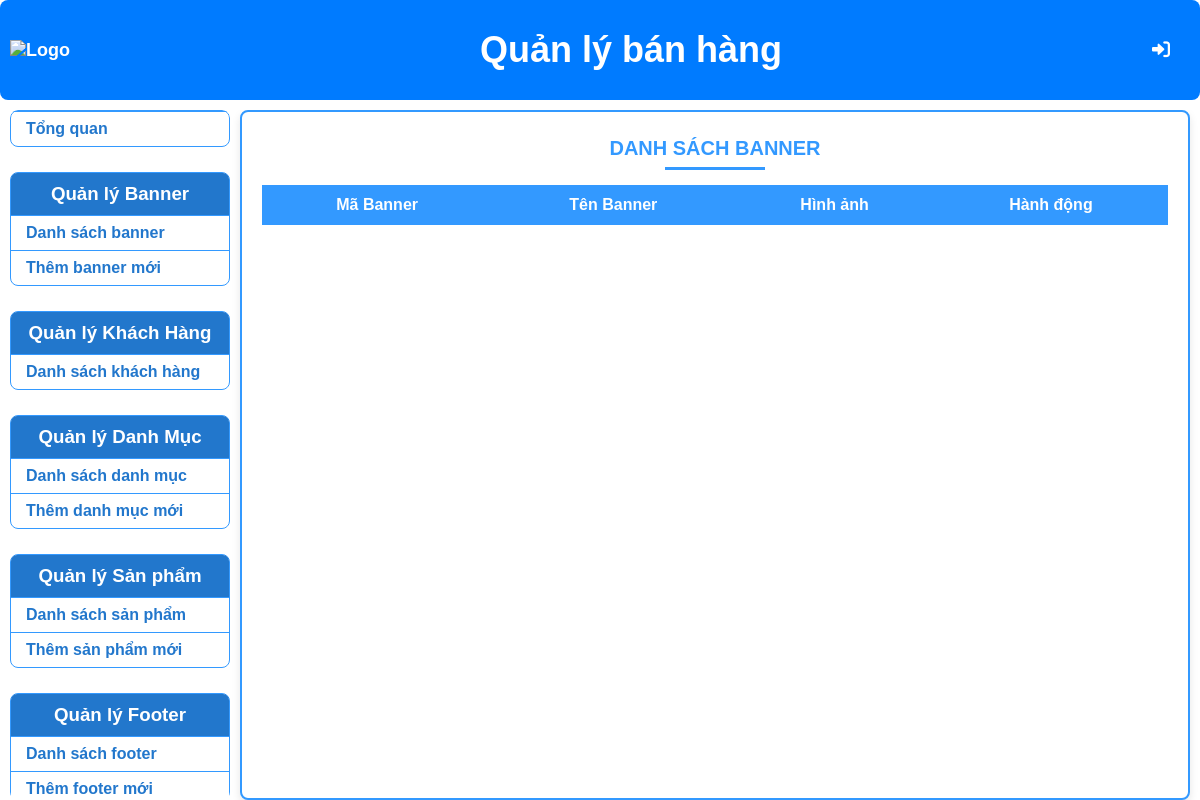
Page /admin/index.php?controller=banner&action=list on the earlier database version.
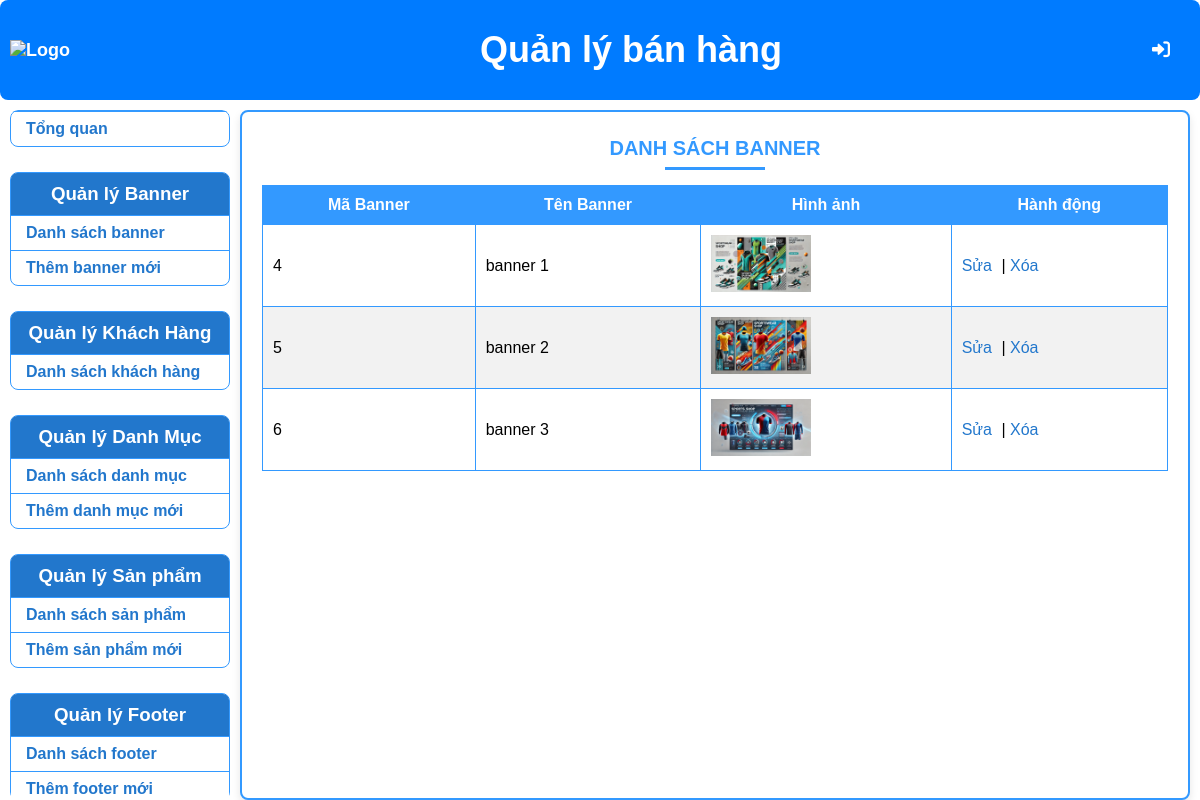
Same page on the later database version.
### tables this page shows
CREATE TABLE `banner` (
  `MaBanner` int(11) NOT NULL,
  `Name` varchar(45) NOT NULL,
  `Avatar` varchar(500) NOT NULL,
  `MaTK` int(11) NOT NULL
);

### admin/controllers/BannerController.php (called while the page is built, shortened)
<?php
require_once 'Models/Banner.php';
class BannerController {
    private $bannerModel;
    public function __construct() {
        $database = new Database();
        $db = $database->getConnection();
        $this->bannerModel = new Banner($db);
    }
    public function index() {
        $banners = $this->bannerModel->getAllBanners();
        require 'Views/Banner/list.php';
    }
}

### admin/index.php (called while the page is built, shortened)
<?php
$mainController = new MainController();
$mainController->handleRequest();
?>

### admin/models/Banner.php (called while the page is built, shortened)
<?php
class Banner{
    private $conn;
    public function __construct($db) {
        $this->conn = $db;
    }
    public function getAllBanners() {
        $query = "SELECT * FROM banner";
        $stmt = $this->conn->prepare($query);
        $stmt->execute();
        return $stmt->fetchAll(PDO::FETCH_ASSOC);
    }
}

### admin/views/banner/list.php (the view, shortened to what this page needs)
<!DOCTYPE html>
<html lang="vi">
<head>
    <link rel="stylesheet" href="Styles/styles.css">
</head>
<body>
    <?php include 'Views/header.php'; ?>
    <div class="main-container">
        <?php include 'Views/sidebar.php'; ?>
        <div class="main-content">
            <h2>Danh sách Banner</h2>
            <table class="table">
                <thead>
                    <tr>
                        <th>Mã Banner</th>
                        <th>Tên Banner</th>
                        <th>Hình ảnh</th>
                        <th>Hành động</th>
                    </tr>
                </thead>
                <tbody>
                    <?php
                    foreach ($banners as $banner) {
                        $avatarPath = "/baitaplonweb/" . $banner['Avatar'];
                        echo "<tr>";
                        echo "<td>{$banner['MaBanner']}</td>";
                        echo "<td>{$banner['Name']}</td>";
                        echo "<td><img src='{$avatarPath}' alt='Hình Ảnh banner' style='width: 100px; height: auto;'></td>";
                        echo "<td>";
                        echo "<a href='index.php?controller=banner&action=edit&id={$banner['MaBanner']}'>Sửa</a> | ";
                        echo "<a href='index.php?controller=banner&action=delete&id={$banner['MaBanner']}' onclick='return confirm(\"Bạn có chắc chắn muốn xóa banner này không?\")'>Xóa</a>";
                        echo "</td>";
                        echo "</tr>";
                    }
                    ?>
                </tbody>
            </table>
        </div>
    </div>
</body>
</html>

Differences in the rows shown:
added banner: MaBanner "4", Name "banner 1", Avatar (picture)
added banner: MaBanner "5", Name "banner 2", Avatar (picture)
added banner: MaBanner "6", Name "banner 3", Avatar (picture)
